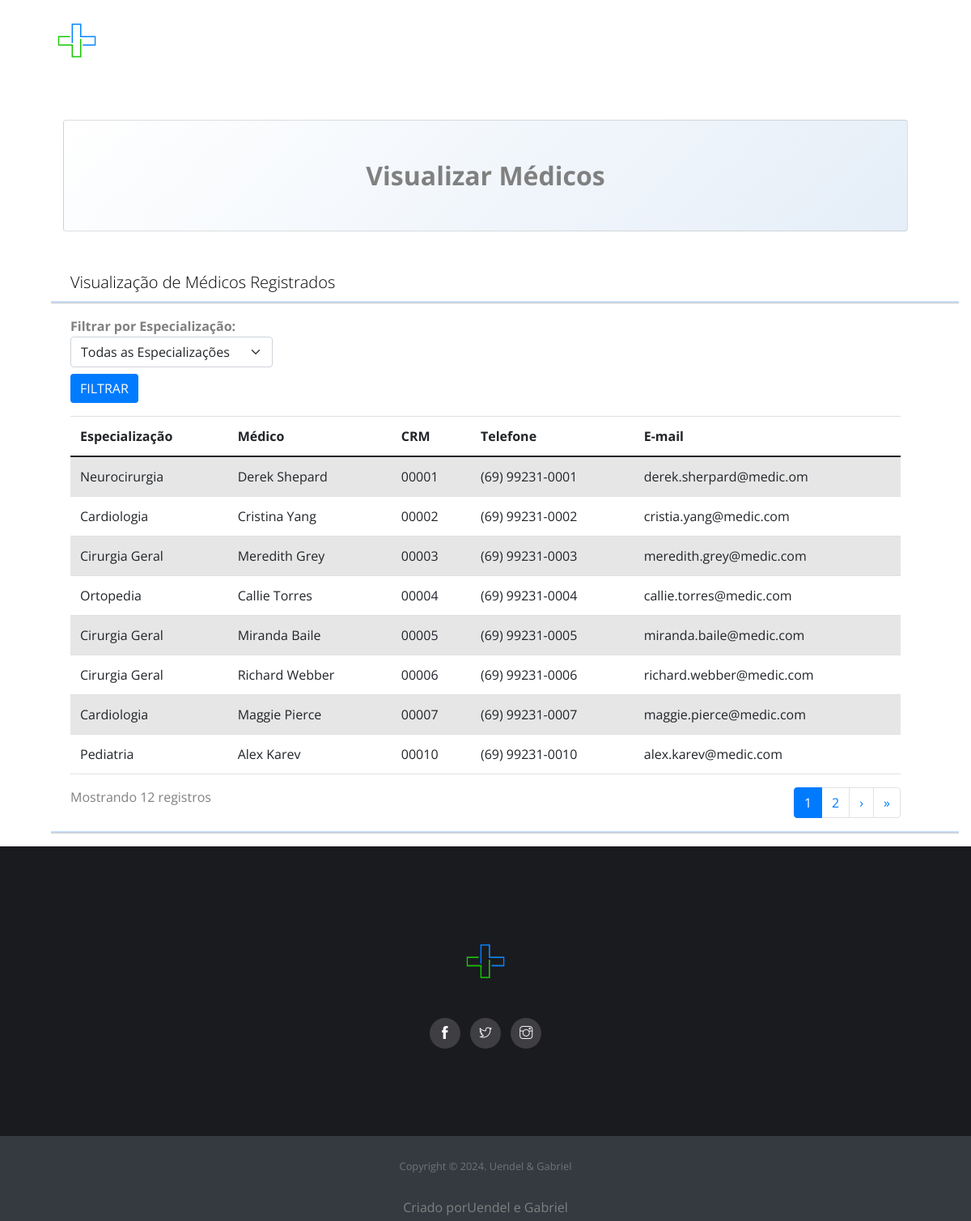
Page /visualizar/ on the committed database.
### usuarios/models.py (models this page shows)
class Medico(models.Model):
    nome_medico = models.CharField(max_length=200)
    especializacao = models.CharField(max_length=200)
    crm = models.CharField(max_length=10)
    email = models.EmailField(max_length=50)
    telefone = models.CharField(
        max_length=15,
        validators=[RegexValidator(regex=r'^\+?1?\d{9,15}$', message="Número de telefone inválido")])

### usuarios/views.py (the view)
# urls.py: path('visualizar/', views.visualizar_medicos, name='visualizar'),
def visualizar_medicos(request):
    especializacao_selecionada = request.POST.get('especializacao', '')
    if especializacao_selecionada:
        lista_medicos = Medico.objects.filter(especializacao=especializacao_selecionada)
    else:
        lista_medicos = Medico.objects.all()
    paginator = Paginator(lista_medicos, 8)  # Exibe 8 médicos por página
    page_number = request.GET.get('page')
    lista_medicos = paginator.get_page(page_number)
    lista_especializacoes = Medico.objects.values_list('especializacao', flat=True).distinct()
    return render(request, 'usuarios/visualizar.html', {
        'lista_medicos': lista_medicos,
        'lista_especializacoes': lista_especializacoes,
        'especializacao_selecionada': especializacao_selecionada
    })

### usuarios/templates/usuarios/visualizar.html (shortened to what this page needs)
{% extends 'usuarios/base.html' %}
{% block titulo %}Visualizar Médicos{% endblock %}
{% block conteudo %}
<h3>Visualização de Médicos Registrados</h3>
<hr>
<form action="{% url 'visualizar' %}" method="POST">
    <div class="filter mb-3">
        <label for="medicoEspecialidade"><strong>Filtrar por Especialização:</strong></label>
        <select name="especializacao" id="medicoEspecialidade" class="form-select" style="width: 250px;">
            <option value="">Todas as Especializações</option>
        </select>
        <button type="submit" class="btn btn-primary mt-2">Filtrar</button>
    </div>
</form>
<div class="table-responsive">
    <table class="table table-striped">
        <thead>
            <tr>
                <th>Especialização</th>
                <th>Médico</th>
                <th>CRM</th>
                <th>Telefone</th>
                <th>E-mail</th>
            </tr>
        </thead>
        <tbody>
        {% for medico in lista_medicos %}
            <tr>
                <td>{{ medico.especializacao }}</td>
                <td>{{ medico.nome_medico }}</td>
                <td>{{ medico.crm }}</td>
                <td>{{ medico.telefone }}</td>
                <td>{{ medico.email }}</td>
            </tr>
        {% empty %}
            <tr>
                <td colspan="5" class="text-center">Nenhum registro encontrado.</td>
            </tr>
        {% endfor %}
        </tbody>
    </table>
</div>
<div class="d-flex justify-content-between">
    <div>
        <p>Mostrando {{ lista_medicos.paginator.count }} registros</p>
    </div>
    <nav>
        <ul class="pagination">
            {% for i in lista_medicos.paginator.page_range %}
                {% if lista_medicos.number == i %}
                    <li class="page-item active"><a class="page-link" href="#">{{ i }}</a></li>
                {% else %}
                    <li class="page-item"><a class="page-link" href="?page={{ i }}">{{ i }}</a></li>
                {% endif %}
            {% endfor %}
            {% if lista_medicos.has_next %}
                <li class="page-item">
                    <a class="page-link" href="?page={{ lista_medicos.next_page_number }}" aria-label="Próximo">
                        <span aria-hidden="true">&rsaquo;</span>
                    </a>
                </li>
                <li class="page-item">
                    <a class="page-link" href="?page={{ lista_medicos.paginator.num_pages }}" aria-label="Última">
                        <span aria-hidden="true">&raquo;</span>
                    </a>
                </li>
            {% endif %}
        </ul>
    </nav>
</div>
<hr>
{% endblock %}

### usuarios/templates/usuarios/base.html (shortened to what this page needs)
{% load static %}
<!DOCTYPE html>
<html lang="pt-br">
<head>
    <link href="{% static 'css/bootstrap.min.css' %}" rel="stylesheet">
    <link href="https://cdn.jsdelivr.net/npm/bootstrap@5.0.2/dist/css/bootstrap.min.css" rel="stylesheet">
    <link rel="stylesheet" href="{% static 'plugins/bootstrap/bootstrap.min.css' %}">
    <link rel="stylesheet" href="{% static 'plugins/themify-icons/themify-icons.css' %}">
    <link rel="stylesheet" href="{% static 'plugins/slick/slick.css' %}">
    <link rel="stylesheet" href="{% static 'plugins/slick/slick-theme.css' %}">
    <link rel="stylesheet" href="{% static 'plugins/fancybox/jquery.fancybox.min.css' %}">
    <link rel="stylesheet" href="{% static 'plugins/aos/aos.css' %}">
    <link href="{% static 'css/style.css' %}" rel="stylesheet">
</head>
<body>
    <nav class="navbar main-nav navbar-expand-lg px-2 px-sm-0 py-2 py-lg-0">
        <div class="container">
          <a class="navbar-brand" href="{% url 'home' %}">
            <img class="logo" src="{% static 'images/logo.jpg' %}" alt="logo">
          </a>
        </div>
      </nav>
    <div class="container px-4 px-lg-5">
        <div class="card text-black my-5 py-4 text-center" style="background: linear-gradient(135deg, #ffffff, #e5eef8);">
            <div class="card-body">
                <p class="text-back m-0" style="font-size: 2rem; font-weight: bold; line-height: 1.5;">
                    {% block titulo %}Seja bem-vindo(a) {{ user.first_name }} ao Guia Médico, aqui encontrará os profissionais disponíveis.{% endblock %}
                </p>
            </div>
        </div>
        <div class="row gx-4 gx-lg-5">
            {% block conteudo %}{% endblock %}
        </div>
    </div>
    <footer>
        <div class="footer-main">
          <div class="container">
            <div class="row">
                <div class="col-lg-4 col-md-12 m-md-auto align-self-center text-center">
                    <div class="block">
                        <a href="index.html"><img class="logo" src="{% static 'images/logoSemFundo.png' %}" alt="footer-logo"></a>
                        <ul class="social-icon list-inline justify-content-center">
                            <li class="list-inline-item">
                                <a href="#"><i class="ti-facebook"></i></a>
                            </li>
                            <li class="list-inline-item">
                                <a href="#"><i class="ti-twitter"></i></a>
                            </li>
                            <li class="list-inline-item">
                                <a href="#"><i class="ti-instagram"></i></a>
                            </li>
                        </ul>
                    </div>
                </div>
            </div>
          </div>
        </div>
        <div class="text-center bg-dark py-4">
          <small class="text-secondary">Copyright &copy; <script>document.write(new Date().getFullYear())</script>. Uendel &amp; Gabriel</small class="text-secondary">
        </div>
          <div class="text-center bg-dark py-1">
              <small> <p>Criado por<a href="#">Uendel e Gabriel</a></p></small class="text-secondary">
           </div>
      </footer>
</body>
</html>

### static/css/style.css (style rules this page uses)
body { font-family: "Open Sans", sans-serif; -webkit-font-smoothing: antialiased; }
h1, h2, h3, h4, h5, h6 { font-family: "Open Sans", sans-serif; color: #000; font-weight: 300; }
h3 { font-size: 20px; line-height: 30px; }
p, li, blockquote, label { font-size: 16px; letter-spacing: 0; line-height: 25px; color: #808080; margin-bottom: 0; }
.logo { width: 100px; height: auto; }
.btn-primary { background-color: #007bff; border: none; transition: background-color 0.3s; }
body { overflow-x: hidden; }
a { font-size: inherit; color: inherit; }
.btn { text-transform: uppercase; }
.main-nav { background: #fff; z-index: 1; }
.main-nav .navbar-brand { padding: 0; }
.footer-main { padding: 92px 0; background: #1a1b1f; }
.footer-main .block img { margin-bottom: 20px; }
.footer-main .block ul.social-icon li a { text-decoration: none; display: block; width: 38px; height: 38px; border-radius: 100%; background: #3f3f43; color: #fff; text-align: center; line-height: 38px; }
hr { display: block; height: 2px; border: 0; border-top: 2px solid #2e7eed; margin: 1em 0; padding: 0; }

### rows in the picture
Medico: especializacao "Neurocirurgia", nome_medico "Derek Shepard", crm "00001", telefone "(69) 99231-0001", email "derek.sherpard@medic.om"
Medico: especializacao "Cardiologia", nome_medico "Cristina Yang", crm "00002", telefone "(69) 99231-0002", email "cristia.yang@medic.com"
Medico: especializacao "Cirurgia Geral", nome_medico "Meredith Grey", crm "00003", telefone "(69) 99231-0003", email "meredith.grey@medic.com"
Medico: especializacao "Ortopedia", nome_medico "Callie Torres", crm "00004", telefone "(69) 99231-0004", email "callie.torres@medic.com"
Medico: especializacao "Cirurgia Geral", nome_medico "Miranda Baile", crm "00005", telefone "(69) 99231-0005", email "miranda.baile@medic.com"
Medico: especializacao "Cirurgia Geral", nome_medico "Richard Webber", crm "00006", telefone "(69) 99231-0006", email "richard.webber@medic.com"
Medico: especializacao "Cardiologia", nome_medico "Maggie Pierce", crm "00007", telefone "(69) 99231-0007", email "maggie.pierce@medic.com"
Medico: especializacao "Pediatria", nome_medico "Alex Karev", crm "00010", telefone "(69) 99231-0010", email "alex.karev@medic.com"

### other values in the picture
{{ lista_medicos.paginator.count }} "12"
{{ i }} "1"
{{ i }} "2"
